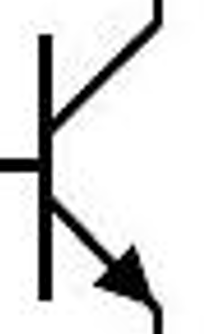
#> input picture image.png, 213 x 334 px
$ python mos_detect.py image.png
#> lines starting #> are read from the running program, lines starting #| are printed output that depends on the picture; after the words box and inside, x2 and y2 are one past the last pixel; in counts of white or black regions, pixels touching at a corner belong together
### bjt_detect.py
##########################################################
# 输入：图片路径
# 输出：字典，包含三个键值对
#       EC：发射极和集电极是垂直方向（Vertical）或水平方向（Horizontal）
#       Emitter：发射极的位置（Left/Right/Up/Down）
#       Collector：集电极的位置（Left/Right/Up/Down）
#       Base：基极的位置（Left/Right/Up/Down）
# 调用方法：python bjt_detect.py <image_path>
##########################################################
import queue

from PIL import Image, ImageDraw, ImageFont
import cv2
import numpy as np
import matplotlib.pyplot as plt
import sys

from EDAPublic.EDACV import CV_UP, CV_DOWN, CV_LEFT, CV_RIGHT
result = {'EC': None, 'Emitter': None, 'Collector': None, 'Base': None}
image_path = ''
binary_threshold = 175
def bfs_remove_zi(image):
    # 传入的是 image，其中，0表示前景，255表示背景，我们需要移除部分前景
    point_set = set()
    h, w = image.shape
    for i in range(h):
        for j in range(w):
            if image[i][j] == 0:
                point_set.add((i, j))
    # 随机选择一个点
    while len(point_set) > 0:
        start = point_set.pop()
        # 新建队列
        q = queue.Queue()
        q.put(start)
        record_to_edge = 0
        record_remove_point = set()
        record_remove_point.add(start)
        while not q.empty():
            cur = q.get()
            nex = [(cur[0] - 1, cur[1]), (cur[0] + 1, cur[1]), (cur[0], cur[1] - 1), (cur[0], cur[1] + 1)]
            for n in nex:
                if n in point_set:
                    q.put(n)
                    point_set.remove(n)
                    record_remove_point.add(n)
                elif n[0] < 0 or n[0] >= h or n[1] < 0 or n[1] >= w:
                    record_to_edge += 1
        if record_to_edge < 2:
            for p in record_remove_point:
                image[p[0]][p[1]] = 255
    return image


# 降维
# [4 lines left out: function convert_row, not called in this run]

def binarize_image(image_path, must_removezi=False):
    image = cv2.imread(image_path, cv2.IMREAD_GRAYSCALE) if isinstance(image_path, str) else cv2.cvtColor(image_path, cv2.COLOR_BGR2GRAY)
    _, binary_image = cv2.threshold(image, binary_threshold, 255, cv2.THRESH_BINARY)
    # cv2.imshow('binary_image_bjt_mos', binary_image)
    # 统计黑色占比，如果占比过小，就腐蚀
    if np.sum(binary_image == 0) / binary_image.size < 0.25 and not must_removezi:
        kernel = np.ones((5, 5), np.uint8)
        binary_image = cv2.erode(binary_image, kernel, iterations=1)
    # cv2.imshow('binary_image_bjt_mos', binary_image)
        binary_image = bfs_remove_zi(binary_image)
    # cv2.imshow('binary_image_bjt_mos', binary_image)
    # cv2.waitKey(0)
    return binary_image

# [165 lines left out: functions calculate_symmetry, calculate_centroid, calculate_column_ratios, calculate_row_ratios, plot_ratios, annotate_image and 1 more, not called in this run]

# [7 lines that do not run on import are left out]

### mos_detect.py
##########################################################
# 输入：图片路径
# 输出：字典，包含三个键值对
#       DS：源漏是垂直方向（Vertical）或水平方向（Horizontal）
#       Source：源极的位置（Left/Right/Up/Down）
#       Drain：漏极的位置（Left/Right/Up/Down）
#       Gate：栅极的位置（Left/Right/Up/Down）
#       Body：衬底（根据赛题指南与源极相连）
# 调用方法：python mos_detect.py <image_path>
##########################################################

from PIL import Image, ImageDraw, ImageFont
import numpy as np
import matplotlib.pyplot as plt
from scipy.signal import find_peaks
import sys
import cv2

from EDAPublic.EDACV import CV_RIGHT, CV_LEFT, CV_UP, CV_DOWN
from bjt_detect import binarize_image

result = {'DS': None, 'Source': None, 'Drain': None, 'Gate': None, 'Body': None}
image_path = ''

# [44 lines left out: functions annotate_image, convert_row, not called in this run]

# [5 lines of commented-out code are left out]

def calculate_column_ratios(binary_array):
    # 计算每列黑白像素的比例
    height, width = binary_array.shape
    black_ratios = np.sum(binary_array == 0, axis=0) / height
    white_ratios = np.sum(binary_array == 1, axis=0) / height
    return black_ratios, white_ratios

def calculate_row_ratios(binary_array):
    # 计算每行黑白像素的比例
    height, width = binary_array.shape
    black_ratios = np.sum(binary_array == 0, axis=1) / width
    white_ratios = np.sum(binary_array == 1, axis=1) / width
    return black_ratios, white_ratios

def find_peaks_and_second_peak(ratios, imgWidth):
    peaks, properties = find_peaks(
        ratios,
        distance = imgWidth / 10,          # 最小距离
        prominence = 0.05,      # 显著性
        width = 0.1              # 最小宽度
    )

    if len(peaks) > 3:
        # 获取峰值高度
        peak_values = ratios[peaks]

        # 找到最高的三个峰值索引
        top_three_indices = np.argsort(peak_values)[-3:]
        peaks = peaks[top_three_indices]

    # 打印峰值位置
    # print("Peaks:", peaks)
    # print(peaks)

    if len(peaks) > 1:
        second_peak_index = peaks[1]
        return peaks, second_peak_index
    else:
        return peaks, None

def find_second_peak(peaks, column_black_ratios):
    if len(peaks) > 1:
        second_peak_index = peaks[1]
        relative_position = second_peak_index / len(column_black_ratios)
        return second_peak_index, relative_position
    else:
        return peaks[0], None

# [5 lines left out: function calculate_ratios, not called in this run]

'''
def calculate_symmetry_score(ratios):
    half = len(ratios) // 2
    left = ratios[:half]
    right = ratios[-half:][::-1]
    symmetry_score = np.sum(np.abs(left - right))
    return symmetry_score

def analyze_orientation(column_black_ratios, row_black_ratios):
    column_symmetry = calculate_symmetry_score(column_black_ratios)
    row_symmetry = calculate_symmetry_score(row_black_ratios)

    print(f'Column Symmetry: {column_symmetry}')
    print(f'Row Symmetry: {row_symmetry}')

    if column_symmetry < row_symmetry:
        print("DS Vertical")
    else:
        print("DS Horizontal")
'''

def analyze_peaks(peaks, center):
    if peaks is None or len(peaks) < 3:
        return None

    # 计算每对峰值之间的距离
    distances = np.diff(peaks)
    min_distance_index = np.argmin(distances)

    # 判断最近的两个峰值的位置
    left_peak = peaks[min_distance_index]
    right_peak = peaks[min_distance_index + 1]

    if (left_peak + right_peak) / 2 < center:
        position = CV_LEFT
    else:
        position = CV_RIGHT

    return position

# [29 lines left out: function plot_ratios, not called in this run]

def detect_mos(image_path):
    binary_array = binarize_image(image_path)
#> in binarize_image, image is the input picture: shape (334, 213); min 0, max 255, mean 221
#> in binarize_image, `_, binary_image = cv2.threshold(image, binary_threshold, 255, cv2.THRE..`:
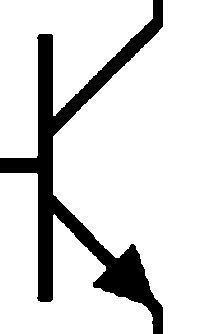
#> binary_image: shape (334, 213); 85.6% white; 1 black region, box (x1, y1, x2, y2) and area: (0, 0, 163, 334) 10252
#> in binarize_image, `binary_image = cv2.erode(binary_image, kernel, iterations=1)`:
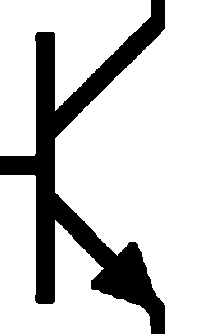
#> binary_image: shape (334, 213); 81.2% white; 1 black region, box (x1, y1, x2, y2) and area: (0, 0, 165, 334) 13396
    column_black_ratios, column_white_ratios = calculate_column_ratios(binary_array)
#> in calculate_column_ratios, `black_ratios = np.sum(binary_array == 0, axis=0) / height`: black_ratios = 213 values, max 0.814 at index 38, min 0 at index 165, mean 0.188
#> in calculate_column_ratios, `white_ratios = np.sum(binary_array == 1, axis=0) / height`: white_ratios = 213 values from 0 to 0
#> column_black_ratios has the same summary as black_ratios in calculate_column_ratios; column_white_ratios = 213 values from 0 to 0
    row_black_ratios, row_white_ratios = calculate_row_ratios(binary_array)
#> in calculate_row_ratios, `black_ratios = np.sum(binary_array == 0, axis=1) / width`: black_ratios = 334 values, max 0.38 at index 288, min 0.0657 at index 0, mean 0.188
#> in calculate_row_ratios, `white_ratios = np.sum(binary_array == 1, axis=1) / width`: white_ratios = 334 values from 0 to 0
#> row_black_ratios has the same summary as black_ratios in calculate_row_ratios; row_white_ratios = 334 values from 0 to 0
    # plot_ratios(column_black_ratios, column_white_ratios, row_black_ratios, row_white_ratios)
    # analyze_orientation(column_black_ratios, row_black_ratios)
    column_peaks, column_second_peak = find_peaks_and_second_peak(column_black_ratios, binary_array.shape[1])
#> in find_peaks_and_second_peak, `peaks, properties = find_peaks( ratios, distance = imgWidth / 10,`: peaks = [45, 151]; properties = {'prominences': [0.757, 0.123], 'left_bases': [34, 85], 'right_bases': [165, 165], 'widths': [19.1, 7.94], 'width_heights': [0.436, 0.217], 'left_ips': [35.47, 149.8], 'right_ips': [54.57, 157.8]}
#> in find_peaks_and_second_peak, `second_peak_index = peaks[1]`: second_peak_index = 151
#> column_peaks = [45, 151]; column_second_peak = 151
    row_peaks, row_second_peak = find_peaks_and_second_peak(row_black_ratios, binary_array.shape[0])
#> row_peaks = [36, 165, 288]; row_second_peak = 165
    # sort the peaks
    column_peaks = np.sort(column_peaks)
    row_peaks = np.sort(row_peaks)
    second_peak_index_column, relative_position_column = find_second_peak(column_peaks, column_black_ratios)
#> in find_second_peak, `second_peak_index = peaks[1]`: second_peak_index = 151
#> in find_second_peak, `relative_position = second_peak_index / len(column_black_ratios)`: relative_position = 0.709
#> second_peak_index_column = 151; relative_position_column = 0.709
    second_peak_index_row, relative_position_row = find_second_peak(row_peaks, row_black_ratios)
#> second_peak_index_row = 165; relative_position_row = 0.494

    # save_path = "./tmp/hist.png"  # 保存图片的路径
    # plot_ratios(image_path, save_path, column_black_ratios, column_white_ratios, row_black_ratios, row_white_ratios, column_peaks, row_peaks)

    ''' 打印一些峰值识别信息
    if second_peak_index_column is not None:
        print(f'Second peak index (column): {second_peak_index_column}')
        print(f'Second peak relative position (column): {relative_position_column}')
    else:
        print("Less than two peaks found.")

    if second_peak_index_row is not None:
        print(f'Second peak index (row): {second_peak_index_row}')
        print(f'Second peak relative position (row): {relative_position_row}')
    else:
        print("Less than two peaks found.")
    '''

    # 计算second_peak_index到中心的距离，若column大于row则为竖直，否则为水平
    height, width = binary_array.shape
#> height = 334; width = 213
    center_column = width // 2
#> center_column = 106
    center_row = height // 2
#> center_row = 167
    # Should not return None here
    distance_column = abs(second_peak_index_column - center_column)
#> distance_column = 45
    distance_row = abs(second_peak_index_row - center_row)
#> distance_row = 2
    # print(f'Distance to center (column): {distance_column}')
    # print(f'Distance to center (row): {distance_row}')
    if distance_column > distance_row:
        # print("DS Vertical")
        result['DS'] = 'Vertical'
        result['Source'] = CV_UP
        result['Drain'] = CV_DOWN
        position = analyze_peaks(column_peaks, center_column)
        # print("Column histogram: Closest peaks are on the", position)
        if position == CV_LEFT:
            result['Gate'] = CV_LEFT
        else:
            result['Gate'] = CV_RIGHT
    else:
        # print("DS Horizontal")
        result['DS'] = 'Horizontal'
        result['Source'] = CV_LEFT
        result['Drain'] = CV_RIGHT
        position = analyze_peaks(row_peaks, center_row)
        # print("Row histogram: Closest peaks are on the", position)
        if position == CV_LEFT:
            result['Gate'] = CV_UP
        else:
            result['Gate'] = CV_DOWN

    result['Body'] = result['Source']
    # print(result)

    # save_path = image_path.replace('.png', '_annotated.png')  # 保存图片的路径
    # annotate_image(image_path, save_path, result)

    return result

if __name__ == "__main__":
    try:
        image_path = sys.argv[1]
    except IndexError:
        print("Usage: python mos_detect.py <image_path>")
        sys.exit(1)
    detect_mos(image_path)
